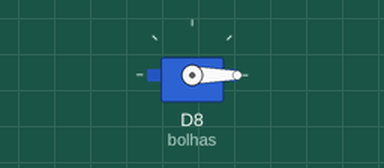
Recording of a sketch running on a simulated ESP8266 (NodeMCU). Parts: servo.

Above: at 0.05 s.
At 6.0 s:
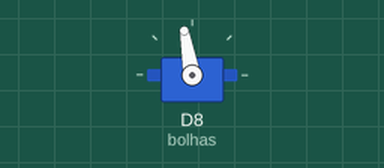
Timing chart, 0 to 7.8 s (numbered marks = the images above):
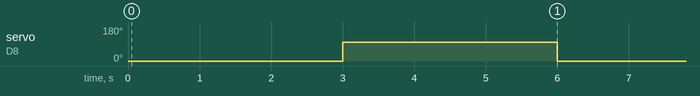

The sketch:

andre22.ino
```cpp
#include <Servo.h>

Servo bolhas;   //Chamar o servo motor.

int pos = 0;

void setup() {
  bolhas.attach(D8);   //servo pescoco config init
  bolhas.write(0);
  Serial.begin(115200);
 }

void loop() {
  bolhas.write(0);
  delay(3000);
  bolhas.write(100);
  delay(3000);
  }
```

Measured:
- by itself, servo on D8 (bolhas): alternates 100° for 3.0 s and 0° for 3.0 s
